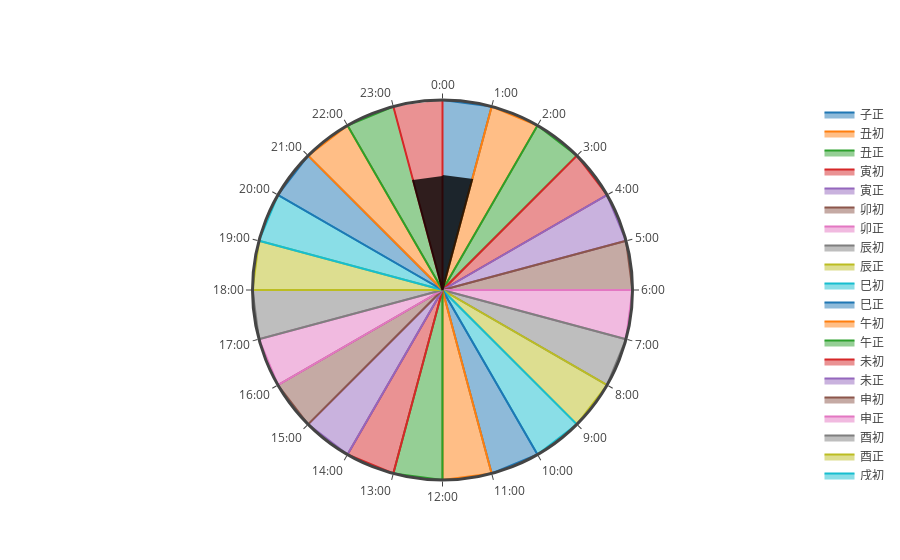

The notebook cell this image was saved under:
### Code cell
theta_marker = ["{}:00".format(i) for i in range(24)]
timeStamp = [
'子正', '丑初', '丑正', '寅初', '寅正', 
'卯初', '卯正', '辰初', '辰正', '巳初', '巳正',  
'午初', '午正', '未初', '未正', '申初', '申正',  
'酉初', '酉正', '戌初', '戌正', '亥初', '亥正', '子初'
]
def sector(name, location, radius,  fillcolor):
    r = [0] * 24
    r[location % 24] = radius
    r[(location + 1) % 24] = radius
    obj = go.Scatterpolar(
      name = name,
      r = r,
      theta = theta_marker,
      fill = "toself",
      fillcolor = fillcolor
    )
    return obj




trace = [sector(i, j, 5) for (i,j) in zip(timeStamp, range(24))]
trace += [go.Scatterpolar(
              name = "test",
              r = [3,3, *[0] * 21, 3],
              theta = theta_marker,
              fill = "toself",
              line = dict(color='rgb(0,0,0)'),
              fillcolor = 'rgb(0,0,0)',
              opacity=0.8
            )]
layout = go.Layout(
    polar = dict(
      radialaxis = dict(
        visible = False
      ),
      angularaxis = dict(
        direction = "clockwise",
        visible = True,
        linewidth = 3
      )
    )
)


plotly.offline.iplot({
    "data": trace,
    "layout": layout
})

### Figure 1 — Plotly figure (JSON) as saved in the notebook; plotly's stock layout.template omitted (floating-point values rounded to 4 significant figures)
{"data": [{"fill": "toself", "name": "子正", "r": [5, 5, 0, 0, 0, 0, 0, 0, 0, 0, 0, 0, 0, 0, 0, 0, 0, 0, 0, 0, 0, 0, 0, 0], "theta": ["0:00", "1:00", "2:00", "3:00", "4:00", "5:00", "6:00", "7:00", "8:00", "9:00", "10:00", "11:00", "12:00", "13:00", "14:00", "15:00", "16:00", "17:00", "18:00", "19:00", "20:00", "21:00", "22:00", "23:00"], "type": "scatterpolar", "uid": "7cc28ad5-9e2b-489d-867d-1948e0a0e2f5"}, {"fill": "toself", "name": "丑初", "r": [0, 5, 5, 0, 0, 0, 0, 0, 0, 0, 0, 0, 0, 0, 0, 0, 0, 0, 0, 0, 0, 0, 0, 0], "theta": ["0:00", "1:00", "2:00", "3:00", "4:00", "5:00", "6:00", "7:00", "8:00", "9:00", "10:00", "11:00", "12:00", "13:00", "14:00", "15:00", "16:00", "17:00", "18:00", "19:00", "20:00", "21:00", "22:00", "23:00"], "type": "scatterpolar", "uid": "42858c3a-4a67-4d57-a8a4-7852aa10b772"}, {"fill": "toself", "name": "丑正", "r": [0, 0, 5, 5, 0, 0, 0, 0, 0, 0, 0, 0, 0, 0, 0, 0, 0, 0, 0, 0, 0, 0, 0, 0], "theta": ["0:00", "1:00", "2:00", "3:00", "4:00", "5:00", "6:00", "7:00", "8:00", "9:00", "10:00", "11:00", "12:00", "13:00", "14:00", "15:00", "16:00", "17:00", "18:00", "19:00", "20:00", "21:00", "22:00", "23:00"], "type": "scatterpolar", "uid": "0deecb11-e07b-4559-9c61-26a408ec5aa0"}, {"fill": "toself", "name": "寅初", "r": [0, 0, 0, 5, 5, 0, 0, 0, 0, 0, 0, 0, 0, 0, 0, 0, 0, 0, 0, 0, 0, 0, 0, 0], "theta": ["0:00", "1:00", "2:00", "3:00", "4:00", "5:00", "6:00", "7:00", "8:00", "9:00", "10:00", "11:00", "12:00", "13:00", "14:00", "15:00", "16:00", "17:00", "18:00", "19:00", "20:00", "21:00", "22:00", "23:00"], "type": "scatterpolar", "uid": "15f2e28d-f51f-4834-ac9b-44830abff855"}, {"fill": "toself", "name": "寅正", "r": [0, 0, 0, 0, 5, 5, 0, 0, 0, 0, 0, 0, 0, 0, 0, 0, 0, 0, 0, 0, 0, 0, 0, 0], "theta": ["0:00", "1:00", "2:00", "3:00", "4:00", "5:00", "6:00", "7:00", "8:00", "9:00", "10:00", "11:00", "12:00", "13:00", "14:00", "15:00", "16:00", "17:00", "18:00", "19:00", "20:00", "21:00", "22:00", "23:00"], "type": "scatterpolar", "uid": "ca5e5a62-6883-47ed-85ae-f9bebb7317bf"}, {"fill": "toself", "name": "卯初", "r": [0, 0, 0, 0, 0, 5, 5, 0, 0, 0, 0, 0, 0, 0, 0, 0, 0, 0, 0, 0, 0, 0, 0, 0], "theta": ["0:00", "1:00", "2:00", "3:00", "4:00", "5:00", "6:00", "7:00", "8:00", "9:00", "10:00", "11:00", "12:00", "13:00", "14:00", "15:00", "16:00", "17:00", "18:00", "19:00", "20:00", "21:00", "22:00", "23:00"], "type": "scatterpolar", "uid": "99377b0b-de70-46d6-833c-5b09a155508a"}, {"fill": "toself", "name": "卯正", "r": [0, 0, 0, 0, 0, 0, 5, 5, 0, 0, 0, 0, 0, 0, 0, 0, 0, 0, 0, 0, 0, 0, 0, 0], "theta": ["0:00", "1:00", "2:00", "3:00", "4:00", "5:00", "6:00", "7:00", "8:00", "9:00", "10:00", "11:00", "12:00", "13:00", "14:00", "15:00", "16:00", "17:00", "18:00", "19:00", "20:00", "21:00", "22:00", "23:00"], "type": "scatterpolar", "uid": "da5e4a2a-a537-4b4c-80d6-62315ce8dc28"}, {"fill": "toself", "name": "辰初", "r": [0, 0, 0, 0, 0, 0, 0, 5, 5, 0, 0, 0, 0, 0, 0, 0, 0, 0, 0, 0, 0, 0, 0, 0], "theta": ["0:00", "1:00", "2:00", "3:00", "4:00", "5:00", "6:00", "7:00", "8:00", "9:00", "10:00", "11:00", "12:00", "13:00", "14:00", "15:00", "16:00", "17:00", "18:00", "19:00", "20:00", "21:00", "22:00", "23:00"], "type": "scatterpolar", "uid": "5135259f-98c8-4084-8ce8-b6cfcc13529e"}, {"fill": "toself", "name": "辰正", "r": [0, 0, 0, 0, 0, 0, 0, 0, 5, 5, 0, 0, 0, 0, 0, 0, 0, 0, 0, 0, 0, 0, 0, 0], "theta": ["0:00", "1:00", "2:00", "3:00", "4:00", "5:00", "6:00", "7:00", "8:00", "9:00", "10:00", "11:00", "12:00", "13:00", "14:00", "15:00", "16:00", "17:00", "18:00", "19:00", "20:00", "21:00", "22:00", "23:00"], "type": "scatterpolar", "uid": "bb41e500-8f76-4437-85a8-2982d711170e"}, {"fill": "toself", "name": "巳初", "r": [0, 0, 0, 0, 0, 0, 0, 0, 0, 5, 5, 0, 0, 0, 0, 0, 0, 0, 0, 0, 0, 0, 0, 0], "theta": ["0:00", "1:00", "2:00", "3:00", "4:00", "5:00", "6:00", "7:00", "8:00", "9:00", "10:00", "11:00", "12:00", "13:00", "14:00", "15:00", "16:00", "17:00", "18:00", "19:00", "20:00", "21:00", "22:00", "23:00"], "type": "scatterpolar", "uid": "6d69336d-327d-4976-a13f-d5f2eb7cbd18"}, {"fill": "toself", "name": "巳正", "r": [0, 0, 0, 0, 0, 0, 0, 0, 0, 0, 5, 5, 0, 0, 0, 0, 0, 0, 0, 0, 0, 0, 0, 0], "theta": ["0:00", "1:00", "2:00", "3:00", "4:00", "5:00", "6:00", "7:00", "8:00", "9:00", "10:00", "11:00", "12:00", "13:00", "14:00", "15:00", "16:00", "17:00", "18:00", "19:00", "20:00", "21:00", "22:00", "23:00"], "type": "scatterpolar", "uid": "aa87aed4-4103-45a8-a078-ab2cbd30b2db"}, {"fill": "toself", "name": "午初", "r": [0, 0, 0, 0, 0, 0, 0, 0, 0, 0, 0, 5, 5, 0, 0, 0, 0, 0, 0, 0, 0, 0, 0, 0], "theta": ["0:00", "1:00", "2:00", "3:00", "4:00", "5:00", "6:00", "7:00", "8:00", "9:00", "10:00", "11:00", "12:00", "13:00", "14:00", "15:00", "16:00", "17:00", "18:00", "19:00", "20:00", "21:00", "22:00", "23:00"], "type": "scatterpolar", "uid": "4593ce81-f2a1-4f29-8b33-b29e897047b4"}, {"fill": "toself", "name": "午正", "r": [0, 0, 0, 0, 0, 0, 0, 0, 0, 0, 0, 0, 5, 5, 0, 0, 0, 0, 0, 0, 0, 0, 0, 0], "theta": ["0:00", "1:00", "2:00", "3:00", "4:00", "5:00", "6:00", "7:00", "8:00", "9:00", "10:00", "11:00", "12:00", "13:00", "14:00", "15:00", "16:00", "17:00", "18:00", "19:00", "20:00", "21:00", "22:00", "23:00"], "type": "scatterpolar", "uid": "1238c20e-ea39-45bb-97fb-5f869eb5ef6c"}, {"fill": "toself", "name": "未初", "r": [0, 0, 0, 0, 0, 0, 0, 0, 0, 0, 0, 0, 0, 5, 5, 0, 0, 0, 0, 0, 0, 0, 0, 0], "theta": ["0:00", "1:00", "2:00", "3:00", "4:00", "5:00", "6:00", "7:00", "8:00", "9:00", "10:00", "11:00", "12:00", "13:00", "14:00", "15:00", "16:00", "17:00", "18:00", "19:00", "20:00", "21:00", "22:00", "23:00"], "type": "scatterpolar", "uid": "91f4872d-ae5f-4958-a54c-22db1954b232"}, {"fill": "toself", "name": "未正", "r": [0, 0, 0, 0, 0, 0, 0, 0, 0, 0, 0, 0, 0, 0, 5, 5, 0, 0, 0, 0, 0, 0, 0, 0], "theta": ["0:00", "1:00", "2:00", "3:00", "4:00", "5:00", "6:00", "7:00", "8:00", "9:00", "10:00", "11:00", "12:00", "13:00", "14:00", "15:00", "16:00", "17:00", "18:00", "19:00", "20:00", "21:00", "22:00", "23:00"], "type": "scatterpolar", "uid": "4f70f8d9-2139-4472-8386-7c262b66880c"}, {"fill": "toself", "name": "申初", "r": [0, 0, 0, 0, 0, 0, 0, 0, 0, 0, 0, 0, 0, 0, 0, 5, 5, 0, 0, 0, 0, 0, 0, 0], "theta": ["0:00", "1:00", "2:00", "3:00", "4:00", "5:00", "6:00", "7:00", "8:00", "9:00", "10:00", "11:00", "12:00", "13:00", "14:00", "15:00", "16:00", "17:00", "18:00", "19:00", "20:00", "21:00", "22:00", "23:00"], "type": "scatterpolar", "uid": "dcb3478d-74f7-446c-8dd4-a13b8d58dcd9"}, {"fill": "toself", "name": "申正", "r": [0, 0, 0, 0, 0, 0, 0, 0, 0, 0, 0, 0, 0, 0, 0, 0, 5, 5, 0, 0, 0, 0, 0, 0], "theta": ["0:00", "1:00", "2:00", "3:00", "4:00", "5:00", "6:00", "7:00", "8:00", "9:00", "10:00", "11:00", "12:00", "13:00", "14:00", "15:00", "16:00", "17:00", "18:00", "19:00", "20:00", "21:00", "22:00", "23:00"], "type": "scatterpolar", "uid": "e3d96589-7336-4925-a442-f7e18cdeae69"}, {"fill": "toself", "name": "酉初", "r": [0, 0, 0, 0, 0, 0, 0, 0, 0, 0, 0, 0, 0, 0, 0, 0, 0, 5, 5, 0, 0, 0, 0, 0], "theta": ["0:00", "1:00", "2:00", "3:00", "4:00", "5:00", "6:00", "7:00", "8:00", "9:00", "10:00", "11:00", "12:00", "13:00", "14:00", "15:00", "16:00", "17:00", "18:00", "19:00", "20:00", "21:00", "22:00", "23:00"], "type": "scatterpolar", "uid": "48f4deda-ef77-4f0b-9356-6211801b1a53"}, {"fill": "toself", "name": "酉正", "r": [0, 0, 0, 0, 0, 0, 0, 0, 0, 0, 0, 0, 0, 0, 0, 0, 0, 0, 5, 5, 0, 0, 0, 0], "theta": ["0:00", "1:00", "2:00", "3:00", "4:00", "5:00", "6:00", "7:00", "8:00", "9:00", "10:00", "11:00", "12:00", "13:00", "14:00", "15:00", "16:00", "17:00", "18:00", "19:00", "20:00", "21:00", "22:00", "23:00"], "type": "scatterpolar", "uid": "3878c050-ed0e-4117-8288-352fa23e2f7e"}, {"fill": "toself", "name": "戌初", "r": [0, 0, 0, 0, 0, 0, 0, 0, 0, 0, 0, 0, 0, 0, 0, 0, 0, 0, 0, 5, 5, 0, 0, 0], "theta": ["0:00", "1:00", "2:00", "3:00", "4:00", "5:00", "6:00", "7:00", "8:00", "9:00", "10:00", "11:00", "12:00", "13:00", "14:00", "15:00", "16:00", "17:00", "18:00", "19:00", "20:00", "21:00", "22:00", "23:00"], "type": "scatterpolar", "uid": "412cae60-4dbd-4bd0-b3d4-1ad4c47f3006"}, {"fill": "toself", "name": "戌正", "r": [0, 0, 0, 0, 0, 0, 0, 0, 0, 0, 0, 0, 0, 0, 0, 0, 0, 0, 0, 0, 5, 5, 0, 0], "theta": ["0:00", "1:00", "2:00", "3:00", "4:00", "5:00", "6:00", "7:00", "8:00", "9:00", "10:00", "11:00", "12:00", "13:00", "14:00", "15:00", "16:00", "17:00", "18:00", "19:00", "20:00", "21:00", "22:00", "23:00"], "type": "scatterpolar", "uid": "7028ed53-c712-4ff3-9f8a-4b81c651fa79"}, {"fill": "toself", "name": "亥初", "r": [0, 0, 0, 0, 0, 0, 0, 0, 0, 0, 0, 0, 0, 0, 0, 0, 0, 0, 0, 0, 0, 5, 5, 0], "theta": ["0:00", "1:00", "2:00", "3:00", "4:00", "5:00", "6:00", "7:00", "8:00", "9:00", "10:00", "11:00", "12:00", "13:00", "14:00", "15:00", "16:00", "17:00", "18:00", "19:00", "20:00", "21:00", "22:00", "23:00"], "type": "scatterpolar", "uid": "e2b049d0-6dec-4232-ad1b-cffb0032cccb"}, {"fill": "toself", "name": "亥正", "r": [0, 0, 0, 0, 0, 0, 0, 0, 0, 0, 0, 0, 0, 0, 0, 0, 0, 0, 0, 0, 0, 0, 5, 5], "theta": ["0:00", "1:00", "2:00", "3:00", "4:00", "5:00", "6:00", "7:00", "8:00", "9:00", "10:00", "11:00", "12:00", "13:00", "14:00", "15:00", "16:00", "17:00", "18:00", "19:00", "20:00", "21:00", "22:00", "23:00"], "type": "scatterpolar", "uid": "390603b7-139f-403d-97c4-ffa7bd4446d8"}, {"fill": "toself", "name": "子初", "r": [5, 0, 0, 0, 0, 0, 0, 0, 0, 0, 0, 0, 0, 0, 0, 0, 0, 0, 0, 0, 0, 0, 0, 5], "theta": ["0:00", "1:00", "2:00", "3:00", "4:00", "5:00", "6:00", "7:00", "8:00", "9:00", "10:00", "11:00", "12:00", "13:00", "14:00", "15:00", "16:00", "17:00", "18:00", "19:00", "20:00", "21:00", "22:00", "23:00"], "type": "scatterpolar", "uid": "80686a9c-ed40-4d2a-bc9a-e0aed93309b0"}, {"fill": "toself", "fillcolor": "rgb(0,0,0)", "line": {"color": "rgb(0,0,0)"}, "name": "test", "opacity": 0.8, "r": [3, 3, 0, 0, 0, 0, 0, 0, 0, 0, 0, 0, 0, 0, 0, 0, 0, 0, 0, 0, 0, 0, 0, 3], "theta": ["0:00", "1:00", "2:00", "3:00", "4:00", "5:00", "6:00", "7:00", "8:00", "9:00", "10:00", "11:00", "12:00", "13:00", "14:00", "15:00", "16:00", "17:00", "18:00", "19:00", "20:00", "21:00", "22:00", "23:00"], "type": "scatterpolar", "uid": "2984e9b1-2e6b-4a91-910c-8cd6435fc9fb"}], "layout": {"polar": {"angularaxis": {"direction": "clockwise", "linewidth": 3, "visible": true}, "radialaxis": {"visible": false}}}}
